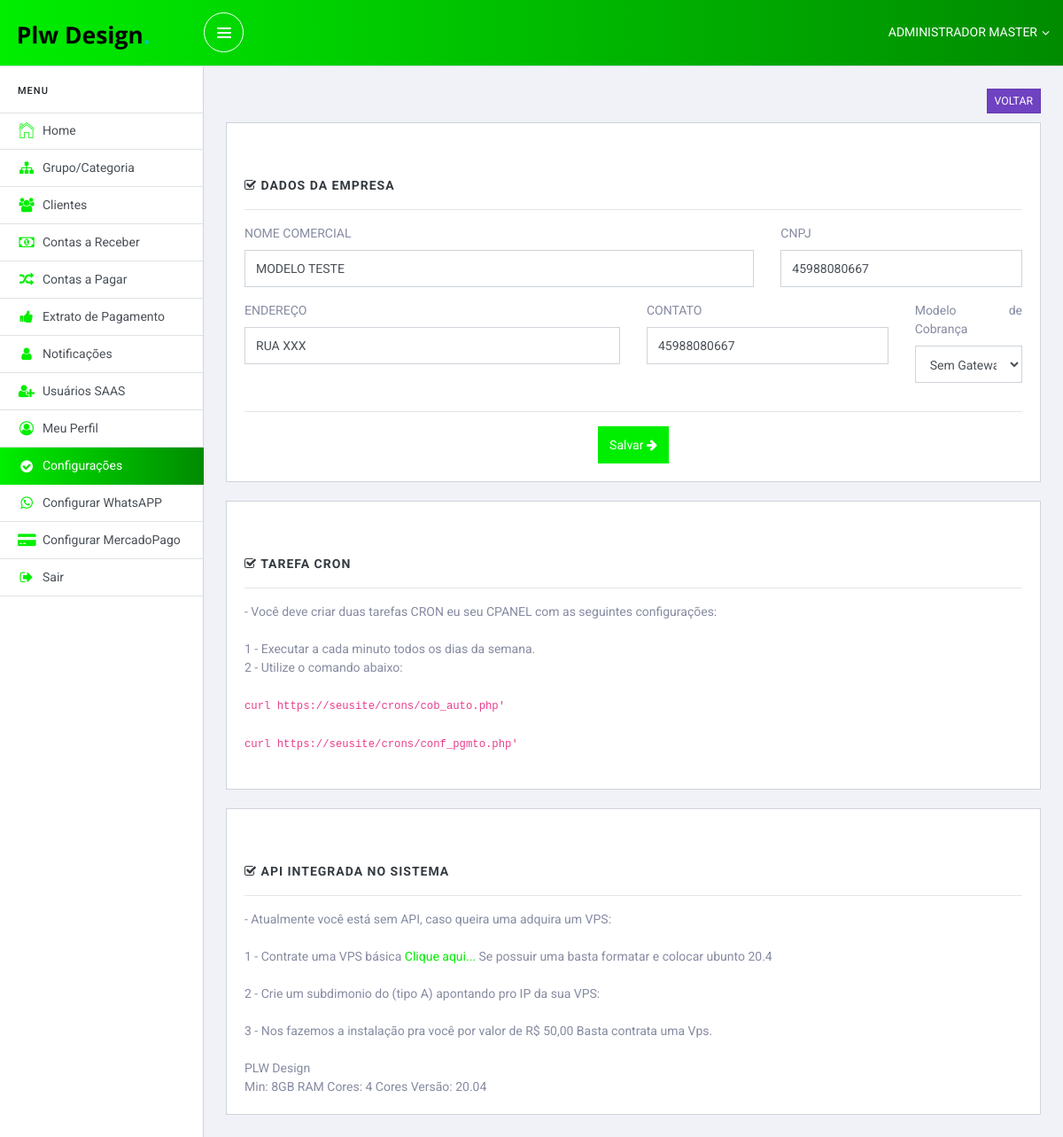
Page /master/configuracoes (signed in) on the committed database.
### tables this page shows
CREATE TABLE `carteira` (
  `Id` int(11) NOT NULL,
  `idm` varchar(9) DEFAULT NULL,
  `valor` varchar(250) DEFAULT NULL,
  `entrada` timestamp NULL DEFAULT current_timestamp(),
  `vjurus` varchar(255) DEFAULT NULL,
  `login` varchar(15) DEFAULT NULL,
  `senha` varchar(60) DEFAULT NULL,
  `tipo` varchar(2) DEFAULT '1',
  `status` varchar(2) DEFAULT '1',
  `nome` varchar(120) DEFAULT NULL,
  `celular` varchar(255) DEFAULT NULL,
  `nascimento` varchar(15) DEFAULT NULL,
  `cpf` varchar(25) DEFAULT NULL,
  `email` varchar(120) DEFAULT NULL,
  `cep` varchar(25) DEFAULT NULL,
  `endereco` varchar(120) DEFAULT NULL,
  `numero` varchar(9) DEFAULT NULL,
  `bairro` varchar(60) DEFAULT NULL,
  `complemento` varchar(60) DEFAULT NULL,
  `cidade` varchar(30) DEFAULT NULL,
  `uf` varchar(5) DEFAULT NULL,
  `tokenmp` varchar(255) DEFAULT NULL,
  `tokenasaas` varchar(255) DEFAULT NULL,
  `nomecom` varchar(160) NOT NULL,
  `cnpj` varchar(30) NOT NULL,
  `enderecom` varchar(160) NOT NULL,
  `contato` varchar(15) NOT NULL,
  `msg` varchar(2) DEFAULT '1',
  `msgqr` varchar(2) DEFAULT '1',
  `msgpix` varchar(2) DEFAULT '1',
  `tokenapi` varchar(60) DEFAULT NULL,
  `pagamentos` varchar(2) DEFAULT '1'
);

### master/configuracoes.php (the view, shortened to what this page needs)
<?php
require_once "topo.php";
$editarcat = $connect->query("SELECT * FROM carteira WHERE Id='$cod_id'");
$dadoscat = $editarcat->fetch(PDO::FETCH_OBJ);
?>
<div class="slim-mainpanel">
	<div class="container">
		<div align="right" class="mg-b-10"><a href="./" class="btn btn-purple btn-sm"> VOLTAR</a></div>
		<div class="row">
			<div class="col-md-12">
				<div class="card card-info">
					<div class="card-body" align="justify">
					<label class="section-title"><i class="fa fa-check-square-o" aria-hidden="true"></i> DADOS DA EMPRESA</label>
					<hr>
					<form action="classes/config_exe.php" method="post">
					<div class="row">
						<div class="col-md-8">
							<div class="form-group">
								<label>NOME COMERCIAL</label>
								<input type="text" class="form-control" name="nomecom" value="<?php print $dadoscat->nomecom; ?>" required>
							</div>
						</div>
						<div class="col-md-4">
							<div class="form-group">
								<label>CNPJ</label>
								<div class="styled-select">
								<input type="text" class="form-control" name="cnpj" value="<?php print $dadoscat->cnpj; ?>" required>
								</div>
							</div>
						</div>
                        <div class="col-md-6">
							<div class="form-group">
								<label>ENDEREÇO</label>
								<input type="text" class="form-control" name="enderecom" value="<?php print $dadoscat->enderecom; ?>" required>
							</div>
						</div>
						<div class="col-md-4">
							<div class="form-group">
								<label>CONTATO</label>
								<input type="text" class="form-control" name="contato" value="<?php print $dadoscat->contato; ?>" required>
							</div>
						</div>
						<div class="col-md-2">
							<div class="form-group">
								<label>Modelo de Cobrança</label>
								<select class="form-control" name="tipopgmto" required>
								<?php if($dadoscat->pagamentos == "2") {?>
								<option value="2">Sem Gateway</option>
								<?php } ?>
								</select>
							</div>
						</div>
					</div>
					<hr />
					<div class="row">
						<div class="col-md-12">
							<div align="center"> <button type="submit" class="btn btn-primary" name="cart">Salvar <i class="fa fa-arrow-right"></i></button></div>
						</div>
					</div>
					</form>
					</div>
				</div>
			</div>
		</div>
		<?php if($dadoscat->tipo == 1) {?>
		<br/>
		<div class="row">
			<div class="col-md-12">
				<div class="card card-info">
					<div class="card-body" align="justify">
					<label class="section-title"><i class="fa fa-check-square-o" aria-hidden="true"></i> TAREFA CRON</label>
					<hr>
					<div class="row">
						<div class="col-md-12">
						- Você deve criar duas tarefas CRON eu seu CPANEL com as seguintes configurações:<br/><br/>
						1 - Executar a cada minuto todos os dias da semana.<br/>
						2 - Utilize o comando abaixo:<br/><br/>
						<code>curl https://seusite/crons/cob_auto.php'</code><br/><br/>
						<code>curl https://seusite/crons/conf_pgmto.php'</code><br/><br/>
						</div>
					</div>
				</div>
			</div>
			<br/>
		<div class="row">
			<div class="col-md-12">
				<div class="card card-info">
					<div class="card-body" align="justify">
					<label class="section-title"><i class="fa fa-check-square-o" aria-hidden="true"></i> API INTEGRADA NO SISTEMA</label>
					<hr>
					<div class="row">
						<div class="col-md-12">
						- Atualmente você está sem API, caso queira uma adquira um VPS:<br/><br/>
						1 - Contrate uma VPS básica <a href="https://contabo.com/en/vps/" target="_blank">Clique aqui...</a> Se possuir uma basta formatar e colocar ubunto 20.4<br/><br/>
						2 - Crie um subdimonio do (tipo A) apontando pro IP da sua VPS:<br/><br/>
						3 - Nos fazemos a instalação pra você por valor de R$ 50,00 Basta contrata uma Vps.<br/><br/> PLW Design<br/>
						Min: 8GB RAM
						Cores: 4 Cores
						Versão: 20.04
						</div>
					</div>
				</div>
			</div>
			<?php } ?>
		</div>
	</div>
</div>
  </body>
</html>

### master/topo.php (shortened to what this page needs)
<?php
$cod_id = $_SESSION['cod_id'];
$pegadadosgerais 	= $connect->query("SELECT * FROM carteira WHERE Id='$cod_id'");
$dadosgerais		= $pegadadosgerais->fetch(PDO::FETCH_OBJ);
?>
<!DOCTYPE html>
<html lang="pt-br">
  <head>
    <link href="../lib/font-awesome/css/font-awesome.css" rel="stylesheet">
    <link href="../lib/Ionicons/css/ionicons.css" rel="stylesheet">
	<link href="../lib/datatables/css/jquery.dataTables.css" rel="stylesheet">
    <link href="../lib/select2/css/select2.min.css" rel="stylesheet">
    <link rel="stylesheet" href="../css/slim.css">
  </head>
  <body>
    <div class="slim-header with-sidebar" style="background-image: linear-gradient(to right, #00EE00 0%, #008B00 100%);">
      <div class="container-fluid">
        <div class="slim-header-left">
 <a class="slim-logo" href="/.">
        <img src="img/logo.png" alt="Logo Financeiro">
      </a>
       <a href="" id="slimSidebarMenu" class="slim-sidebar-menu"><span></span></a>
        </div>
        <div class="slim-header-right">
          <div class="dropdown dropdown-c">
            <a href="./" class="logged-user" data-toggle="dropdown" style="color:#FFFFFF">
              <span><?php print $dadosgerais->nome;?></span>
              <i class="fa fa-angle-down"></i>
            </a>
          </div>
        </div>
      </div>
    </div>

### rows in the picture
carteira: nome "ADMINISTRADOR MASTER", nomecom "MODELO TESTE", cnpj "45988080667", enderecom "RUA XXX", contato "45988080667", tipopgmto "Sem Gateway"
